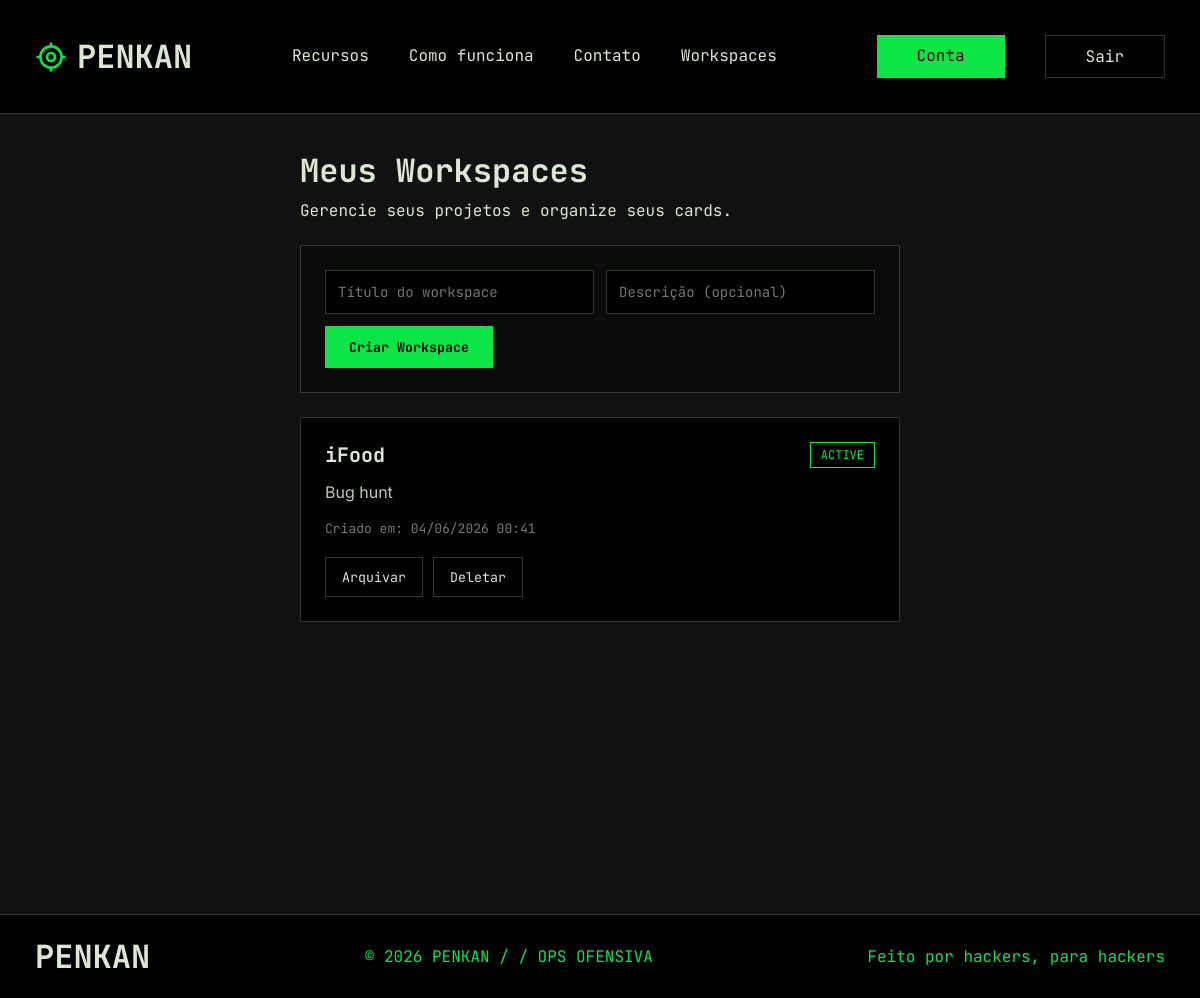
/workspaces.php (signed in), run on the app's committed database.
### tables this page shows
CREATE TABLE workspaces (
            id INTEGER PRIMARY KEY AUTOINCREMENT,
            user_id INTEGER,
            title TEXT,
            description TEXT,
            status TEXT DEFAULT 'active',
            notes TEXT,
            created_at DATETIME DEFAULT CURRENT_TIMESTAMP,
            FOREIGN KEY(user_id) REFERENCES users(id) ON DELETE CASCADE
        );

### db.php (called while the page is built, shortened)
<?php
class DB {
    private static $pdo = null;
    public static function pdo()
    {
        if (self::$pdo) return self::$pdo;
        $dbDir = __DIR__ . DIRECTORY_SEPARATOR . 'data';
        $dbFile = $dbDir . DIRECTORY_SEPARATOR . 'db.sqlite';
        $dsn = 'sqlite:' . $dbFile;
        $pdo = new PDO($dsn);
        $pdo->setAttribute(PDO::ATTR_ERRMODE, PDO::ERRMODE_EXCEPTION);
        self::$pdo = $pdo;
        self::init();
        return self::$pdo;
    }
    private static function init()
    {
        $db = self::$pdo;
        $db->exec('PRAGMA foreign_keys = ON;');
        $db->exec("CREATE TABLE IF NOT EXISTS users (
            id INTEGER PRIMARY KEY AUTOINCREMENT,
            name TEXT,
            username TEXT,
            email TEXT UNIQUE,
            password TEXT,
            specialty TEXT,
            created_at DATETIME DEFAULT CURRENT_TIMESTAMP
        );");
        $db->exec("CREATE TABLE IF NOT EXISTS workspaces (
            id INTEGER PRIMARY KEY AUTOINCREMENT,
            user_id INTEGER,
            title TEXT,
            description TEXT,
            status TEXT DEFAULT 'active',
            notes TEXT,
            created_at DATETIME DEFAULT CURRENT_TIMESTAMP,
            FOREIGN KEY(user_id) REFERENCES users(id) ON DELETE CASCADE
        );");
        $db->exec("CREATE TABLE IF NOT EXISTS cards (
            id INTEGER PRIMARY KEY AUTOINCREMENT,
            workspace_id INTEGER,
            user_id INTEGER,
            title TEXT,
            description TEXT,
            preset TEXT,
            status TEXT DEFAULT 'todo',
            urgency TEXT DEFAULT 'Medium',
            created_at DATETIME DEFAULT CURRENT_TIMESTAMP,
            FOREIGN KEY(workspace_id) REFERENCES workspaces(id) ON DELETE CASCADE,
            FOREIGN KEY(user_id) REFERENCES users(id) ON DELETE SET NULL
        );");
        $existing = [];
        foreach ($db->query("PRAGMA table_info('users')") as $r) {
            $existing[$r['name']] = true;
        }
        $existing = [];
        foreach ($db->query("PRAGMA table_info('workspaces')") as $r) {
            $existing[$r['name']] = true;
        }
        $existing = [];
        foreach ($db->query("PRAGMA table_info('cards')") as $r) {
            $existing[$r['name']] = true;
        }
    }
}

### workspaces.php (the view, shortened to what this page needs)
<?php
require_once __DIR__ . '/db.php';
require_once __DIR__ . '/verifica_sessao.php';
$stmt = DB::pdo()->prepare('SELECT * FROM workspaces WHERE user_id = ? ORDER BY created_at DESC');
$stmt->execute([$user_id]);
$workspaces = $stmt->fetchAll(PDO::FETCH_ASSOC);
include __DIR__ . '/components/header.php';
?>
<!DOCTYPE html>
<html lang="PT-br">
<head>
    <link rel="stylesheet" href="style.css">
</head>
<body>
    <main class="paginaWorkspaces">
    <div class="headerWorkspaces">
        <h2>Meus Workspaces</h2>
        <p>Gerencie seus projetos e organize seus cards.</p>
    </div>
    <div class="novoWorkspace">
        <form class="formWorkspace" action="actions/create_workspace.php" method="post">
            <input
                type="text"
                name="title"
                placeholder="Título do workspace"
                required>
            <input
                type="text"
                name="description"
                placeholder="Descrição (opcional)">
            <button type="submit">
                Criar Workspace
            </button>
        </form>
    </div>
    <div class="listaWorkspaces">
        <?php if (empty($workspaces)): ?>
            <div class="semWorkspaces">
                Nenhum workspace ainda. Crie um acima.
            </div>
        <?php else: ?>
            <?php foreach ($workspaces as $w): ?>
                <div class="workspaceCard">
                    <a
                        class="workspaceCardLink"
                        href="workspace.php?id=<?php echo $w['id']; ?>"
                        aria-label="Abrir workspace <?php echo htmlspecialchars($w['title']); ?>"></a>
                    <div class="workspaceHeader">
                        <a
                            class="workspaceTitulo"
                            href="workspace.php?id=<?php echo $w['id']; ?>">
                            <?php echo htmlspecialchars($w['title']); ?>
                        </a>
                        <span class="workspaceStatus <?php echo (($w['status'] ?? 'active') === 'active') ? 'ativo' : 'arquivado'; ?>">
                            <?php echo htmlspecialchars($w['status'] ?? 'active'); ?>
                        </span>
                    </div>
                    <p class="workspaceDescricao">
                        <?php echo htmlspecialchars($w['description'] ?: 'Sem descrição.'); ?>
                    </p>
                    <div class="workspaceData">
                        Criado em:
                        <?php echo date('d/m/Y H:i', strtotime($w['created_at'])); ?>
                    </div>
                    <div class="workspaceAcoes">
                        <?php if (($w['status'] ?? 'active') === 'active'): ?>
                            <form action="actions/update_workspace_status.php" method="post">
                                <button class="btnWorkspace" type="submit">
                                    Arquivar
                                </button>
                            </form>
                        <?php endif; ?>
                        <form
                            action="actions/delete_workspace.php"
                            method="post"
                            onsubmit="return confirm('Deletar workspace e todos os cards?');">
                            <button
                                class="btnWorkspace delete"
                                type="submit">
                                Deletar
                            </button>
                        </form>
                    </div>
                </div>
            <?php endforeach; ?>
        <?php endif; ?>
    </div>
</main>
</body>
<?php
include('./components/footer.php')
    ?>
</html>

### style.css (style rules this page uses)
* { margin: 0; padding: 0; box-sizing: border-box; font-family: "Jetbrains Mono", monospace; }
:root { --cor-principal: #0be545; --bordas: #2e372b; --texto: #dbe6d4; --fundo: #111111; --fundo2: #0c160b; }
body { background-color: var(--fundo); color: var(--texto); }
.paginaWorkspaces { min-height: 100vh; padding: 35px 300px; background: var(--fundo); }
.headerWorkspaces { margin-bottom: 24px; }
.headerWorkspaces h1, .headerWorkspaces h2 { font-size: 32px; color: var(--texto); margin-bottom: 8px; }
.headerWorkspaces p { color: var(--texto); }
.novoWorkspace { background: rgba(0, 0, 0, 0.35); border: 1px solid var(--bordas); padding: 24px; margin-bottom: 24px; }
.formWorkspace { display: flex; gap: 12px; flex-wrap: wrap; }
.formWorkspace input { flex: 1; min-width: 220px; padding: 12px; background: #000; border: 1px solid var(--bordas); color: var(--texto); font-size: 14px; }
.formWorkspace button { background: var(--cor-principal); color: #000; border: none; padding: 12px 24px; cursor: pointer; font-weight: 700; transition: 0.3s; }
.listaWorkspaces { display: grid; gap: 20px; }
.workspaceCard { background: #000; border: 1px solid var(--bordas); padding: 24px; transition: all 0.3s ease; position: relative; }
.workspaceHeader { display: flex; justify-content: space-between; align-items: center; margin-bottom: 12px; }
.workspaceTitulo { color: var(--texto); text-decoration: none; font-size: 20px; font-weight: 700; position: relative; z-index: 2; }
.workspaceStatus { padding: 4px 10px; border: 1px solid var(--bordas); font-size: 12px; text-transform: uppercase; }
.workspaceStatus.ativo { color: var(--cor-principal); border-color: var(--cor-principal); }
.workspaceDescricao { color: #bacbb4; font-family: "Inter", sans-serif; margin-bottom: 16px; line-height: 1.5; }
.workspaceData { color: #777; font-size: 13px; }
.workspaceAcoes { display: flex; gap: 10px; margin-top: 20px; flex-wrap: wrap; position: relative; z-index: 2; }
.workspaceCardLink { position: absolute; inset: 0; z-index: 1; }
.workspaceAcoes form { margin: 0; }
.btnWorkspace { background: transparent; border: 1px solid var(--bordas); color: var(--texto); padding: 10px 16px; cursor: pointer; transition: all 0.3s ease; }

### data on the page
workspaces: title "iFood", status "ACTIVE", description "Bug hunt", created_at "04/06/2026 00:41"
